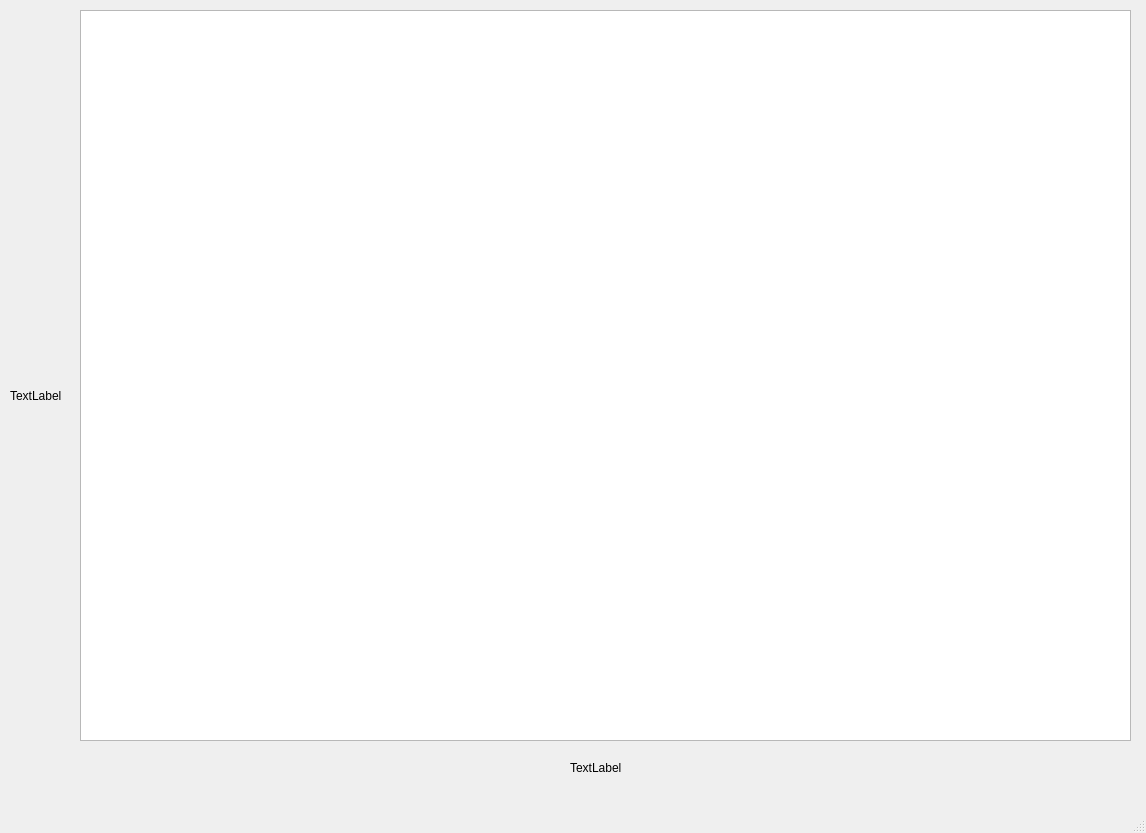
<?xml version="1.0" encoding="UTF-8"?>
<ui version="4.0">
 <class>MainWindow</class>
 <widget class="QMainWindow" name="MainWindow">
  <property name="geometry">
   <rect>
    <x>0</x>
    <y>0</y>
    <width>1146</width>
    <height>833</height>
   </rect>
  </property>
  <property name="windowTitle">
   <string>MainWindow</string>
  </property>
  <widget class="QWidget" name="centralwidget">
   <widget class="PlotWidget" name="plotWidget">
    <property name="geometry">
     <rect>
      <x>80</x>
      <y>10</y>
      <width>1051</width>
      <height>731</height>
     </rect>
    </property>
   </widget>
   <widget class="QLabel" name="label">
    <property name="geometry">
     <rect>
      <x>570</x>
      <y>760</y>
      <width>55</width>
      <height>16</height>
     </rect>
    </property>
    <property name="text">
     <string>TextLabel</string>
    </property>
   </widget>
   <widget class="QLabel" name="label_2">
    <property name="geometry">
     <rect>
      <x>10</x>
      <y>330</y>
      <width>61</width>
      <height>131</height>
     </rect>
    </property>
    <property name="autoFillBackground">
     <bool>true</bool>
    </property>
    <property name="text">
     <string>TextLabel</string>
    </property>
    <property name="scaledContents">
     <bool>true</bool>
    </property>
    <property name="wordWrap">
     <bool>true</bool>
    </property>
   </widget>
  </widget>
  <widget class="QMenuBar" name="menubar">
   <property name="geometry">
    <rect>
     <x>0</x>
     <y>0</y>
     <width>1146</width>
     <height>26</height>
    </rect>
   </property>
  </widget>
  <widget class="QStatusBar" name="statusbar"/>
 </widget>
 <customwidgets>
  <customwidget>
   <class>PlotWidget</class>
   <extends>QGraphicsView</extends>
   <header>pyqtgraph</header>
  </customwidget>
 </customwidgets>
 <resources/>
 <connections/>
</ui>
